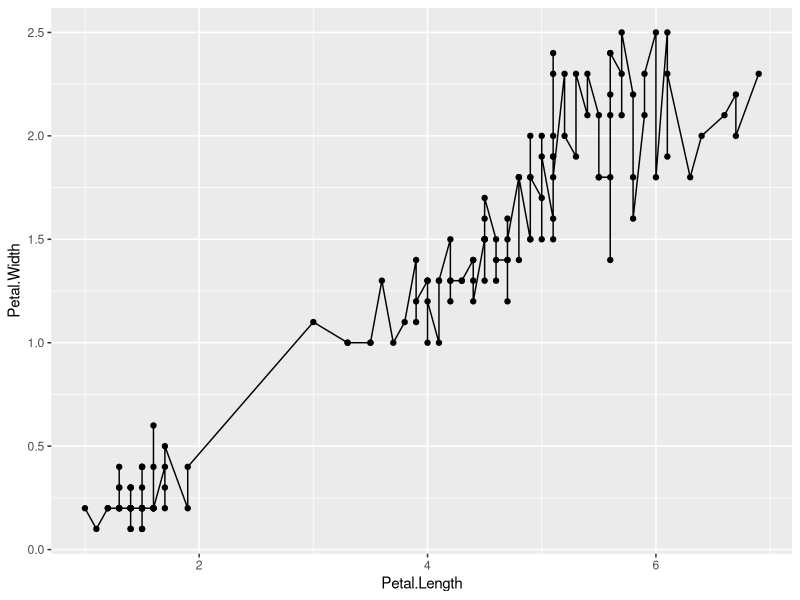

Write R code to recreate this figure.
# Here is some R code
library(tidyverse)

ggplot(aes(x = Petal.Length, y = Petal.Width), data = iris) + geom_point() +
geom_line()